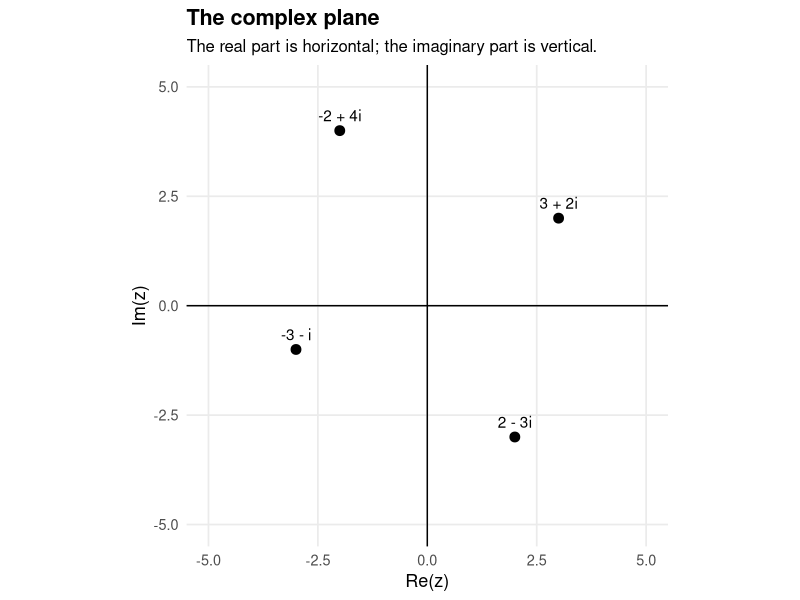
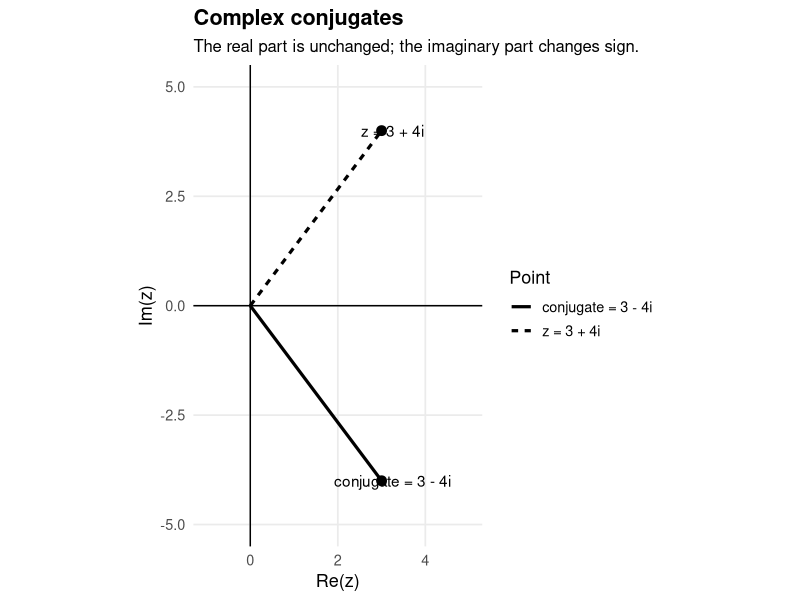
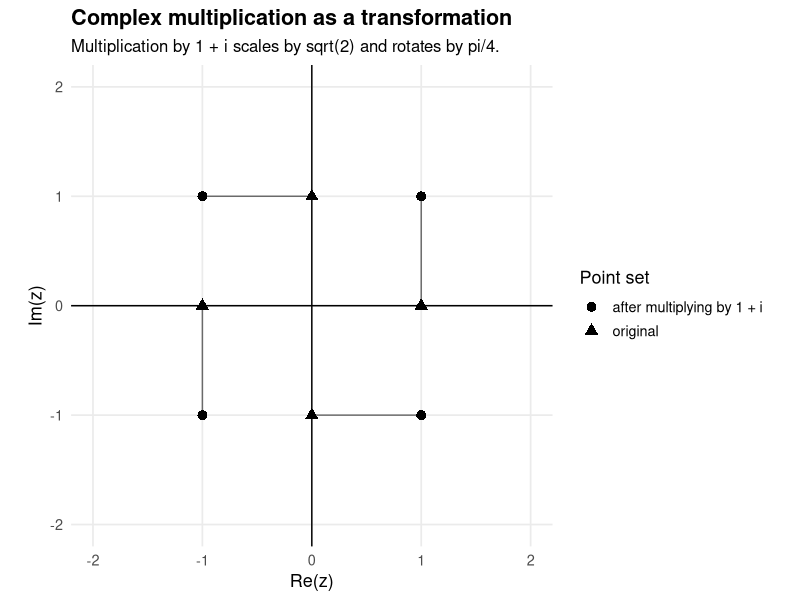
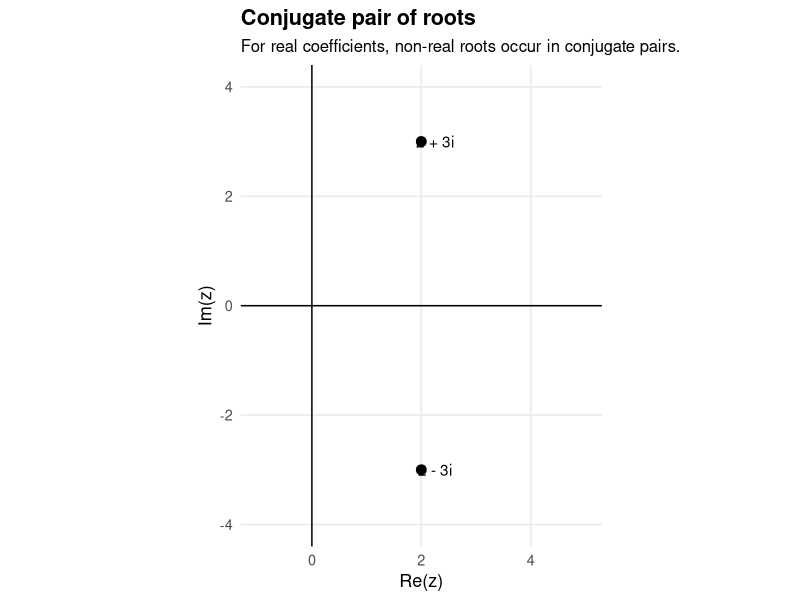
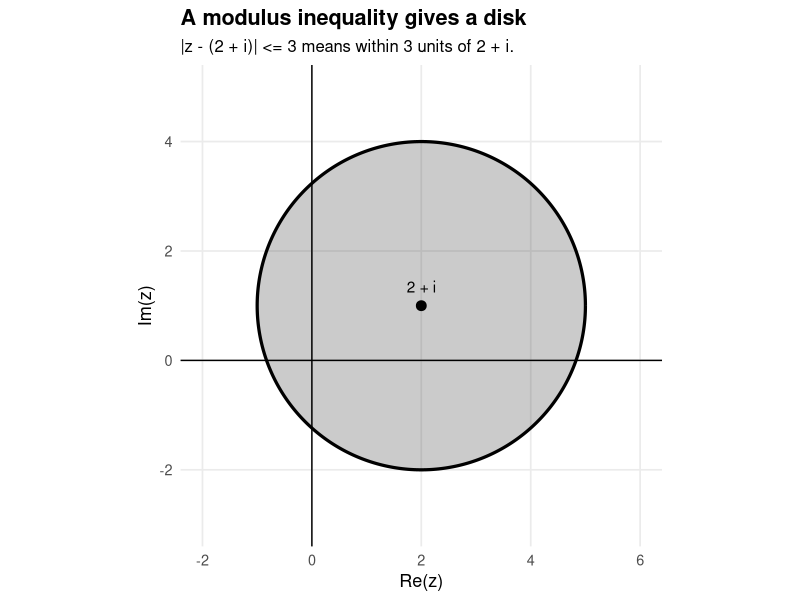
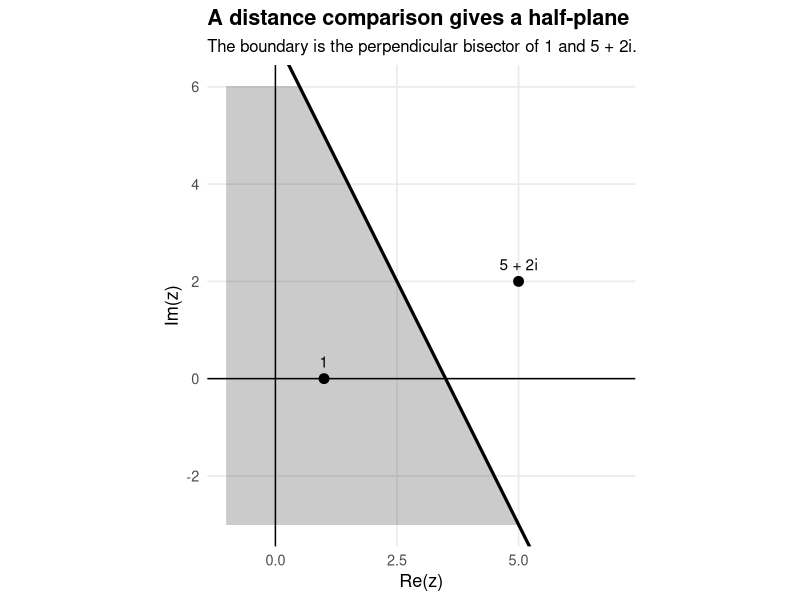
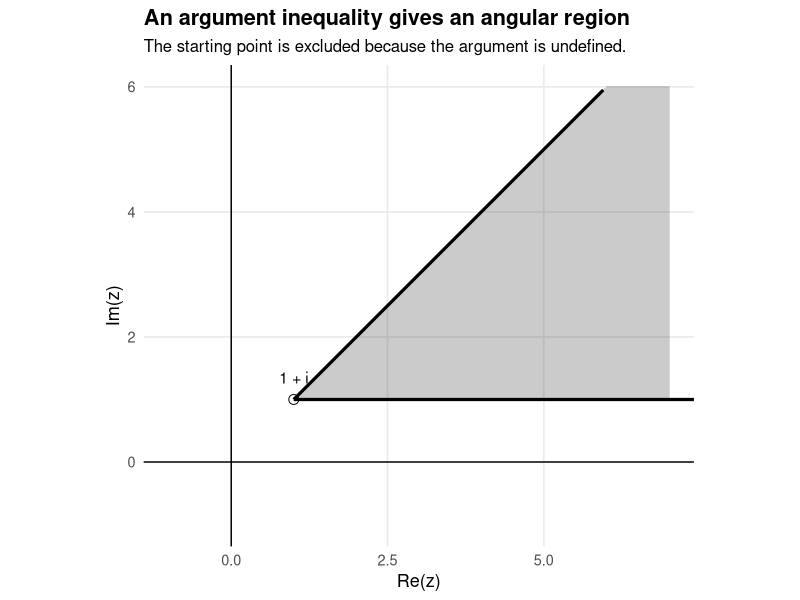
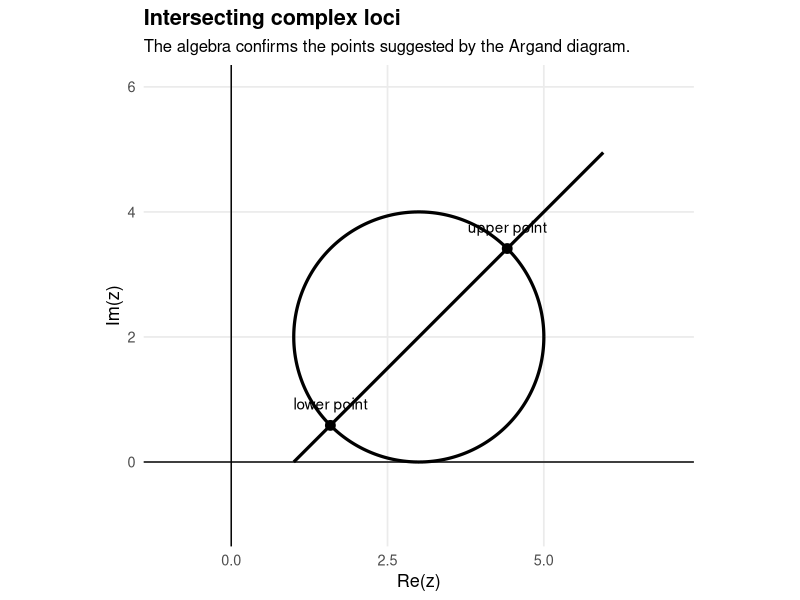

Generate these figures, in order, with R:
## ---- chunk 1
#| label: setup-complex-numbers
#| include: false

library(ggplot2)

book_theme <- function(base_size = 13) {
  theme_minimal(base_size = base_size) +
    theme(
      plot.title = element_text(face = "bold"),
      plot.subtitle = element_text(size = base_size - 1),
      panel.grid.minor = element_blank()
    )
}

axis_layers <- function() {
  list(
    geom_hline(yintercept = 0),
    geom_vline(xintercept = 0)
  )
}

argand_points <- function(z_values, labels) {
  data.frame(
    x = Re(z_values),
    y = Im(z_values),
    label = labels
  )
}

circle_locus <- function(centre, radius, n = 500) {
  theta <- seq(0, 2 * pi, length.out = n)
  data.frame(
    x = Re(centre) + radius * cos(theta),
    y = Im(centre) + radius * sin(theta)
  )
}

ray_locus <- function(start, angle, length_value = 7, n = 300) {
  t_values <- seq(0, length_value, length.out = n)
  data.frame(
    x = Re(start) + t_values * cos(angle),
    y = Im(start) + t_values * sin(angle),
    t = t_values
  )
}

region_grid <- function(x_min, x_max, y_min, y_max, n = 300) {
  expand.grid(
    x = seq(x_min, x_max, length.out = n),
    y = seq(y_min, y_max, length.out = n)
  )
}
## ---- chunk 2
#| label: fig-12-basic-argand-points
#| fig-cap: "Complex numbers represented as points on an Argand diagram."
#| fig-width: 6
#| fig-height: 5

points_df <- argand_points(
  z_values = c(3 + 2i, -2 + 4i, -3 - 1i, 2 - 3i),
  labels = c("3 + 2i", "-2 + 4i", "-3 - i", "2 - 3i")
)

ggplot(points_df, aes(x = x, y = y)) +
  geom_point(size = 3) +
  geom_text(aes(label = label), nudge_y = 0.35) +
  axis_layers() +
  coord_equal(xlim = c(-5, 5), ylim = c(-5, 5)) +
  labs(
    title = "The complex plane",
    subtitle = "The real part is horizontal; the imaginary part is vertical.",
    x = "Re(z)",
    y = "Im(z)"
  ) +
  book_theme()
## ---- chunk 3
#| label: tbl-12-real-imaginary-parts
#| echo: true

z_values <- c(3 + 2i, -2 + 4i, -3 - 1i, 2 - 3i)

data.frame(
  z = as.character(z_values),
  real_part = Re(z_values),
  imaginary_part = Im(z_values)
)
## ---- chunk 4
#| label: fig-12-conjugate-reflection
#| fig-cap: "Conjugation reflects a complex number in the real axis."
#| fig-width: 6
#| fig-height: 5

points_df <- argand_points(
  z_values = c(3 + 4i, 3 - 4i),
  labels = c("z = 3 + 4i", "conjugate = 3 - 4i")
)

segments_df <- data.frame(
  x = c(0, 0),
  y = c(0, 0),
  xend = points_df$x,
  yend = points_df$y,
  label = points_df$label
)

ggplot() +
  geom_segment(
    data = segments_df,
    aes(x = x, y = y, xend = xend, yend = yend, linetype = label),
    linewidth = 1.1
  ) +
  geom_point(data = points_df, aes(x = x, y = y), size = 3) +
  geom_text(data = points_df, aes(x = x, y = y, label = label), nudge_x = 0.25) +
  axis_layers() +
  coord_equal(xlim = c(-1, 5), ylim = c(-5, 5)) +
  labs(
    title = "Complex conjugates",
    subtitle = "The real part is unchanged; the imaginary part changes sign.",
    x = "Re(z)",
    y = "Im(z)",
    linetype = "Point"
  ) +
  book_theme()
## ---- chunk 5
#| label: tbl-12-modulus-argument
#| echo: true

z_values <- c(3 + 4i, -3 + 4i, -3 - 4i, 3 - 4i)

data.frame(
  z = as.character(z_values),
  modulus = Mod(z_values),
  argument_radians = round(Arg(z_values), 4),
  argument_degrees = round(Arg(z_values) * 180 / pi, 1)
)
## ---- chunk 6
#| label: fig-12-complex-multiplication
#| fig-cap: "Multiplication by 1 + i rotates by pi/4 and scales by sqrt(2)."
#| fig-width: 6
#| fig-height: 5

original <- c(1 + 0i, 0 + 1i, -1 + 0i, 0 - 1i)
multiplier <- 1 + 1i
transformed <- multiplier * original

points_df <- rbind(
  data.frame(x = Re(original), y = Im(original), set = "original"),
  data.frame(x = Re(transformed), y = Im(transformed), set = "after multiplying by 1 + i")
)

segments_df <- data.frame(
  x = Re(original),
  y = Im(original),
  xend = Re(transformed),
  yend = Im(transformed)
)

ggplot() +
  geom_segment(data = segments_df, aes(x = x, y = y, xend = xend, yend = yend), alpha = 0.55) +
  geom_point(data = points_df, aes(x = x, y = y, shape = set), size = 3) +
  axis_layers() +
  coord_equal(xlim = c(-2, 2), ylim = c(-2, 2)) +
  labs(
    title = "Complex multiplication as a transformation",
    subtitle = "Multiplication by 1 + i scales by sqrt(2) and rotates by pi/4.",
    x = "Re(z)",
    y = "Im(z)",
    shape = "Point set"
  ) +
  book_theme()
## ---- chunk 7
#| label: fig-12-complex-conjugate-roots
#| fig-cap: "Complex conjugate roots are reflected in the real axis."
#| fig-width: 6
#| fig-height: 5

root_points <- argand_points(
  z_values = c(2 + 3i, 2 - 3i),
  labels = c("2 + 3i", "2 - 3i")
)

ggplot(root_points, aes(x = x, y = y)) +
  geom_point(size = 3) +
  geom_text(aes(label = label), nudge_x = 0.25) +
  axis_layers() +
  coord_equal(xlim = c(-1, 5), ylim = c(-4, 4)) +
  labs(
    title = "Conjugate pair of roots",
    subtitle = "For real coefficients, non-real roots occur in conjugate pairs.",
    x = "Re(z)",
    y = "Im(z)"
  ) +
  book_theme()
## ---- chunk 8
#| label: fig-12-locus-disk
#| fig-cap: "The shaded region |z - (2 + i)| <= 3."
#| fig-width: 6
#| fig-height: 5

region_df <- region_grid(-2, 6, -3, 5)
region_df$inside <- (region_df$x - 2)^2 + (region_df$y - 1)^2 <= 9

circle_df <- circle_locus(2 + 1i, 3)
centre_df <- argand_points(2 + 1i, "2 + i")

ggplot() +
  geom_raster(data = subset(region_df, inside), aes(x = x, y = y), alpha = 0.25) +
  geom_path(data = circle_df, aes(x = x, y = y), linewidth = 1.1) +
  geom_point(data = centre_df, aes(x = x, y = y), size = 3) +
  geom_text(data = centre_df, aes(x = x, y = y, label = label), nudge_y = 0.35) +
  axis_layers() +
  coord_equal(xlim = c(-2, 6), ylim = c(-3, 5)) +
  labs(
    title = "A modulus inequality gives a disk",
    subtitle = "|z - (2 + i)| <= 3 means within 3 units of 2 + i.",
    x = "Re(z)",
    y = "Im(z)"
  ) +
  book_theme()
## ---- chunk 9
#| label: fig-12-locus-half-plane
#| fig-cap: "The shaded region |z - 1| <= |z - (5 + 2i)|."
#| fig-width: 6
#| fig-height: 5

region_df <- region_grid(-1, 7, -3, 6)
region_df$inside <- (region_df$x - 1)^2 + region_df$y^2 <=
  (region_df$x - 5)^2 + (region_df$y - 2)^2

line_df <- data.frame(x = seq(-1, 7, length.out = 400))
line_df$y <- 7 - 2 * line_df$x

fixed_points <- argand_points(
  z_values = c(1 + 0i, 5 + 2i),
  labels = c("1", "5 + 2i")
)

ggplot() +
  geom_raster(data = subset(region_df, inside), aes(x = x, y = y), alpha = 0.25) +
  geom_line(data = line_df, aes(x = x, y = y), linewidth = 1.1) +
  geom_point(data = fixed_points, aes(x = x, y = y), size = 3) +
  geom_text(data = fixed_points, aes(x = x, y = y, label = label), nudge_y = 0.35) +
  axis_layers() +
  coord_equal(xlim = c(-1, 7), ylim = c(-3, 6)) +
  labs(
    title = "A distance comparison gives a half-plane",
    subtitle = "The boundary is the perpendicular bisector of 1 and 5 + 2i.",
    x = "Re(z)",
    y = "Im(z)"
  ) +
  book_theme()
## ---- chunk 10
#| label: fig-12-locus-argument-sector
#| fig-cap: "The shaded region 0 <= arg(z - (1 + i)) <= pi/4."
#| fig-width: 6
#| fig-height: 5

region_df <- region_grid(-1, 7, -1, 6)
region_df$dx <- region_df$x - 1
region_df$dy <- region_df$y - 1
region_df$inside <- region_df$dx > 0 & region_df$dy >= 0 & region_df$dy <= region_df$dx

ray_1 <- ray_locus(1 + 1i, 0, length_value = 7)
ray_2 <- ray_locus(1 + 1i, pi / 4, length_value = 7)
start_df <- argand_points(1 + 1i, "1 + i")

ggplot() +
  geom_raster(data = subset(region_df, inside), aes(x = x, y = y), alpha = 0.25) +
  geom_path(data = ray_1, aes(x = x, y = y), linewidth = 1.1) +
  geom_path(data = ray_2, aes(x = x, y = y), linewidth = 1.1) +
  geom_point(data = start_df, aes(x = x, y = y), size = 3, shape = 1) +
  geom_text(data = start_df, aes(x = x, y = y, label = label), nudge_y = 0.35) +
  axis_layers() +
  coord_equal(xlim = c(-1, 7), ylim = c(-1, 6)) +
  labs(
    title = "An argument inequality gives an angular region",
    subtitle = "The starting point is excluded because the argument is undefined.",
    x = "Re(z)",
    y = "Im(z)"
  ) +
  book_theme()
## ---- chunk 11
#| label: fig-12-locus-intersection
#| fig-cap: "Intersections of |z - (3 + 2i)| = 2 and arg(z - 1) = pi/4."
#| fig-width: 6
#| fig-height: 5

circle_df <- circle_locus(3 + 2i, 2)
ray_df <- ray_locus(1 + 0i, pi / 4, length_value = 7)
intersection_df <- data.frame(
  x = c(3 - sqrt(2), 3 + sqrt(2)),
  y = c(2 - sqrt(2), 2 + sqrt(2)),
  label = c("lower point", "upper point")
)

ggplot() +
  geom_path(data = circle_df, aes(x = x, y = y), linewidth = 1.1) +
  geom_path(data = ray_df, aes(x = x, y = y), linewidth = 1.1) +
  geom_point(data = intersection_df, aes(x = x, y = y), size = 3) +
  geom_text(data = intersection_df, aes(x = x, y = y, label = label), nudge_y = 0.35) +
  axis_layers() +
  coord_equal(xlim = c(-1, 7), ylim = c(-1, 6)) +
  labs(
    title = "Intersecting complex loci",
    subtitle = "The algebra confirms the points suggested by the Argand diagram.",
    x = "Re(z)",
    y = "Im(z)"
  ) +
  book_theme()
